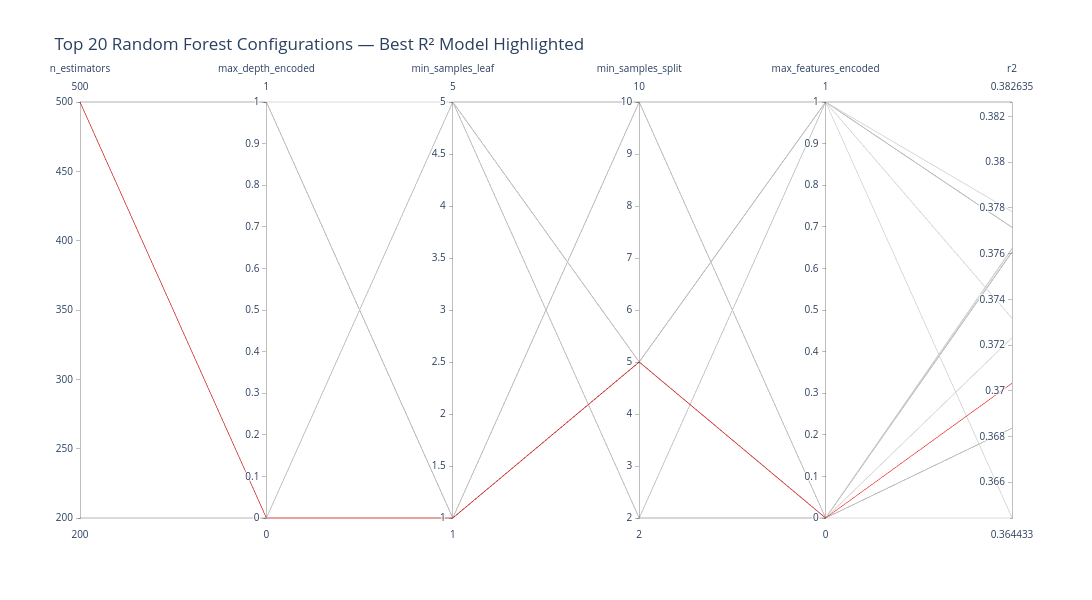

The notebook cell saved with this chart:
### Code cell
import plotly.graph_objects as go
import pandas as pd

# Restict to top 20 model and find the our best model
df_top = grid_results_df.sort_values("r2", ascending=False).head(20).copy()
df_top["is_best"] = (
    (df_top["max_depth"] == best_params["max_depth"]) &
    (df_top["max_features"] == best_params["max_features"]) &
    (df_top["min_samples_leaf"] == best_params["min_samples_leaf"]) &
    (df_top["min_samples_split"] == best_params["min_samples_split"]) &
    (df_top["n_estimators"] == best_params["n_estimators"])
).astype(int)
df_encoded = encode_for_parallel_plot(df_top)

dimensions = [
    "n_estimators",
    "max_depth_encoded",
    "min_samples_leaf",
    "min_samples_split",
    "max_features_encoded",
    "r2"
]

fig = go.Figure()
fig.add_trace(
    go.Parcoords(
        dimensions=[
            dict(label=col, values=df_encoded[col])
            for col in dimensions
        ],
        line=dict(
            color=df_encoded["is_best"],
            colorscale=[
                [0.0, "lightgray"],
                [0.999, "lightgray"],
                [1.0, "red"]
            ],
            showscale=False
        )
    )
)

fig.update_layout(
    title="Top 20 Random Forest Configurations — Best R² Model Highlighted",
    width=1200,
    height=600
)

fig.show()

### Figure 1 — Plotly figure (JSON) as saved in the notebook; plotly's stock layout.template omitted (floating-point values rounded to 4 significant figures)
{"data": [{"dimensions": [{"label": "n_estimators", "values": [500, 500, 500, 500, 200, 200, 200, 500, 500, 500, 500, 500, 500, 500, 500, 200, 200, 200, 500, 500]}, {"label": "max_depth_encoded", "values": [0, 0, 0, 0, 0, 0, 0, 1, 1, 0, 0, 0, 0, 0, 0, 0, 0, 0, 1, 1]}, {"label": "min_samples_leaf", "values": [5, 5, 5, 1, 5, 5, 5, 1, 1, 5, 5, 5, 1, 1, 1, 5, 5, 5, 1, 5]}, {"label": "min_samples_split", "values": [2, 10, 5, 10, 5, 10, 2, 5, 10, 5, 2, 10, 5, 10, 5, 10, 5, 2, 10, 2]}, {"label": "max_features_encoded", "values": [1, 1, 1, 1, 1, 1, 1, 0, 0, 0, 0, 0, 1, 0, 0, 0, 0, 0, 1, 0]}, {"label": "r2", "values": [0.3826, 0.3826, 0.3826, 0.3778, 0.3771, 0.3771, 0.3771, 0.3762, 0.3762, 0.3761, 0.3761, 0.3761, 0.3732, 0.3723, 0.3703, 0.3684, 0.3684, 0.3684, 0.3644, 0.3644]}], "line": {"color": [0, 0, 0, 0, 0, 0, 0, 0, 0, 0, 0, 0, 0, 0, 1, 0, 0, 0, 0, 0], "colorscale": [[0, "lightgray"], [0.999, "lightgray"], [1, "red"]], "showscale": false}, "type": "parcoords"}], "layout": {"height": 600, "title": {"text": "Top 20 Random Forest Configurations — Best R² Model Highlighted"}, "width": 1200}}
